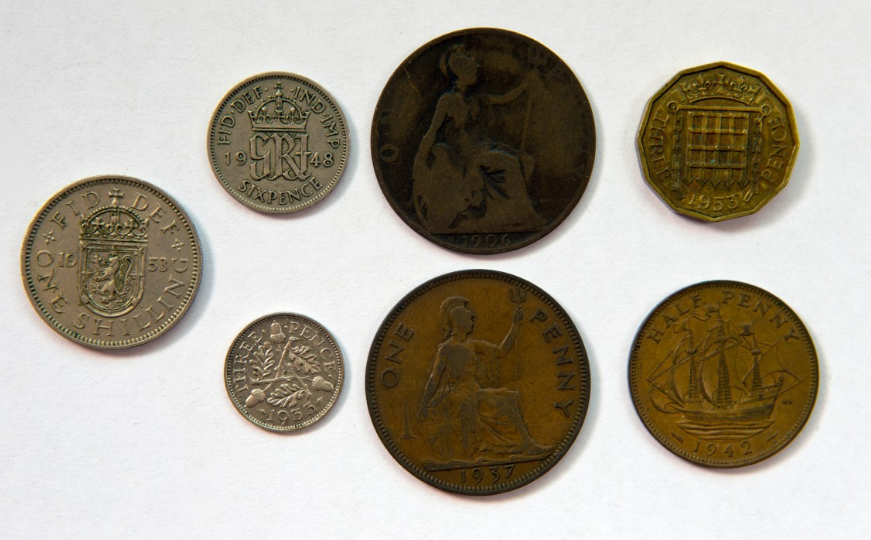
#> input picture DIP/ch12/images/coins.png, 871 x 540 px
$ python circular_hough_transform.py
#> lines starting #> are read from the running program, lines starting #| are printed output that depends on the picture; after the words box and inside, x2 and y2 are one past the last pixel; in counts of white or black regions, pixels touching at a corner belong together
import cv2
import numpy as np
import matplotlib.pyplot as plt

image = cv2.imread("images/coins.png", cv2.IMREAD_COLOR)
#> image is the input picture: shape (540, 871, 3); mean B, G, R 154.1, 167.3, 174
gray = cv2.cvtColor(image, cv2.COLOR_BGR2GRAY)
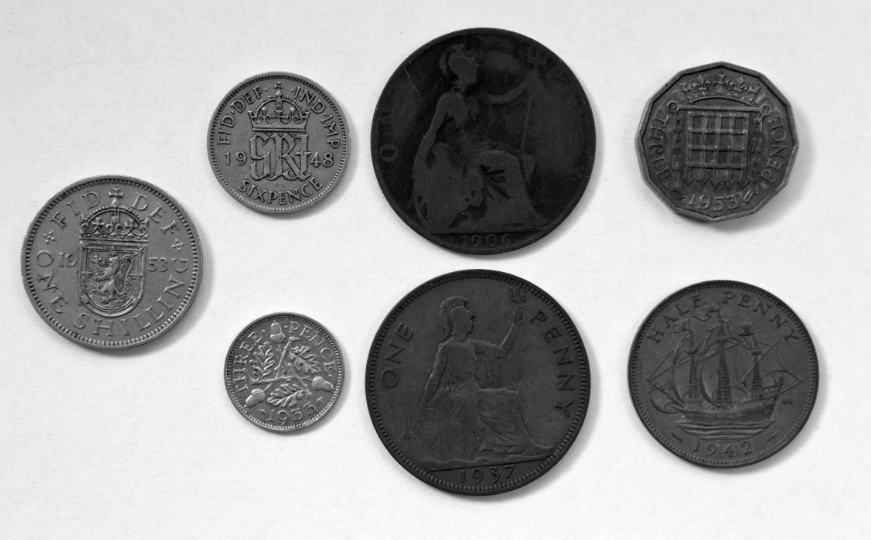
#> gray: shape (540, 871); min 0, max 254, mean 167.8

gray_blurred = cv2.GaussianBlur(gray, (9, 9), 2)

# 가우시안 블러로 노이즈 제거
circles = cv2.HoughCircles(gray_blurred,
                           cv2.HOUGH_GRADIENT,
                           1,
                           gray_blurred.shape[0] / 8,
                           200,
                           param2 = 50,
                           minRadius = 0,
                           maxRadius = 0)
#> circles = [[483.5, 141.5, 113.1], [477.5, 383.5, 112.6], [722.5, 375.5, 96.3], [284.5, 372.5, 60.5], [278.5, 145.5, 72.6], [121.5, 254.5, 101.7], [715.5, 141.5, 81]]

output = image.copy()
if circles is not None:
    circles = np.uint16(np.around(circles))
#> circles = [[484, 142, 113], [478, 384, 113], [722, 376, 96], [284, 372, 60], [278, 146, 73], [122, 254, 102], [716, 142, 81]]
    for circle in circles[0, :]:
        x, y, radius = circle
        cv2.circle(output, (x, y), radius, (0, 255, 0), 2)
        cv2.circle(output, (x, y), 2, (0, 255, 255), 3)
#> this loop made 7 passes
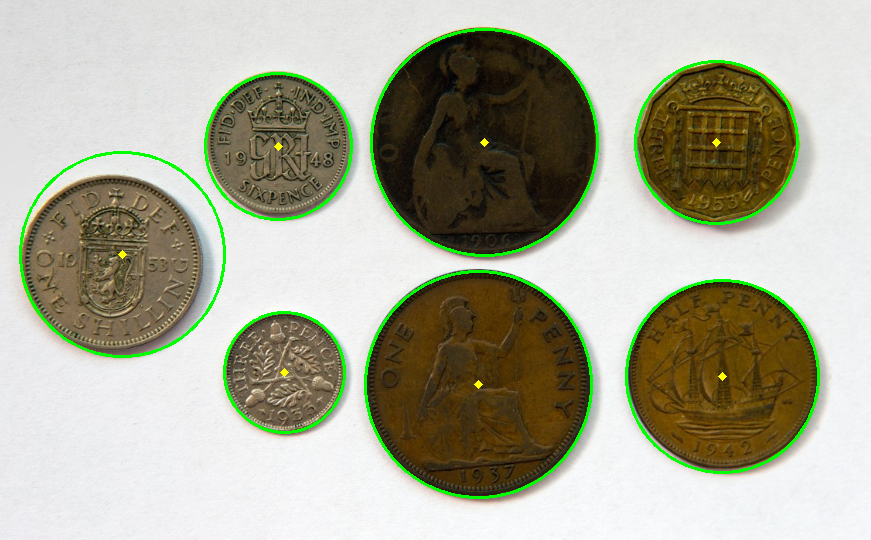
#> output: shape (540, 871, 3); 2.61% of pixels changed, all inside (x1, y1, x2, y2) = (19, 28, 820, 499)

plt.figure(figsize = (10, 10))
plt.imshow(cv2.cvtColor(output, cv2.COLOR_BGR2RGB))
plt.title("Circular Hough Transform")
plt.axis('off')
plt.show()
